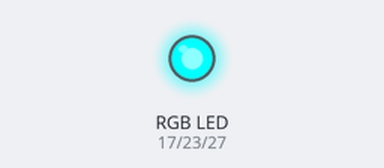
Bench run of a program on a simulated Raspberry Pi (BCM pin numbers). On the bench: an RGB LED mixed from three pins (HIGH = lit).

Above: at 0.5 s.
At 1.5 s:
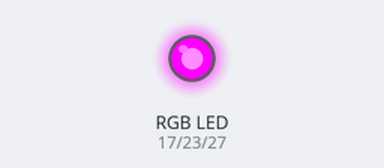
At 5.5 s:
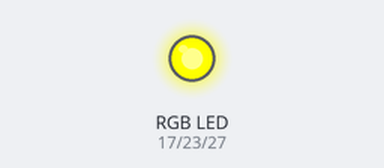
Timing chart, 0 to 6.9 s (numbered marks = the images above):
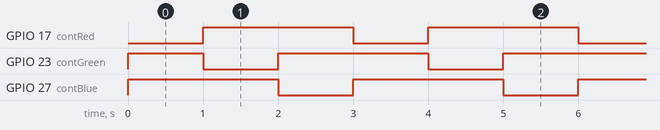

The program:

rgb-led.py
```python
#!/usr/bin/env python
# -*- coding: utf-8 -*-
# ファイル名: led.py

import RPi.GPIO as GPIO
import time

# 初期設定
# GPIO.BOARD: PIN番号
# GPIO.BCM:   GPIO番号
GPIO.setmode(GPIO.BCM)

contRed =   17
contGreen = 23
contBlue =  27
contON =    0
contOFF =   1

GPIO.setup( contRed,   GPIO.OUT )
GPIO.setup( contGreen, GPIO.OUT )
GPIO.setup( contBlue,  GPIO.OUT )

# サブルーチン
def led( intR, intG, intB ):
    GPIO.output( contRed,   intR )
    GPIO.output( contGreen, intG )
    GPIO.output( contBlue,  intB )
    time.sleep(1)

# メインルーチン
if __name__ == '__main__':

    try:
        while True:
            # 1秒毎に赤、緑、青の点灯を繰り返す
            led( contON, contOFF, contOFF)
            led( contOFF, contON, contOFF)
            led( contOFF, contOFF, contON)

    finally:
        # GPIOを解放して終了。
        GPIO.cleanup()
```

Measured:
- by itself, GPIO 17 (contRed), GPIO 27 (contBlue): alternates HIGH for 2.0 s and LOW for 1.0 s
- by itself, GPIO 23 (contGreen): repeats every 3.0 s: LOW 1.0 s, HIGH 2.0 s
- by itself, everything shown: repeats every 3.0 s, in 3 steps
